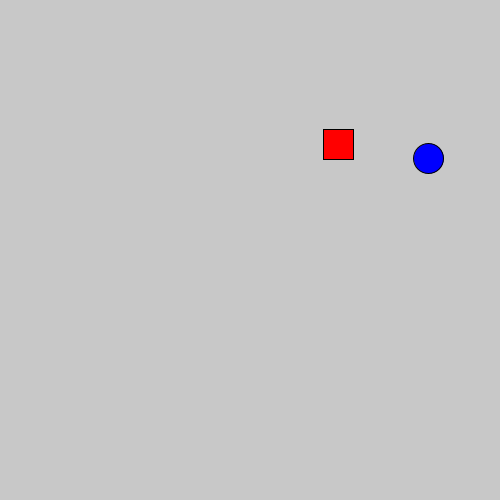
Frame 1 (no input)
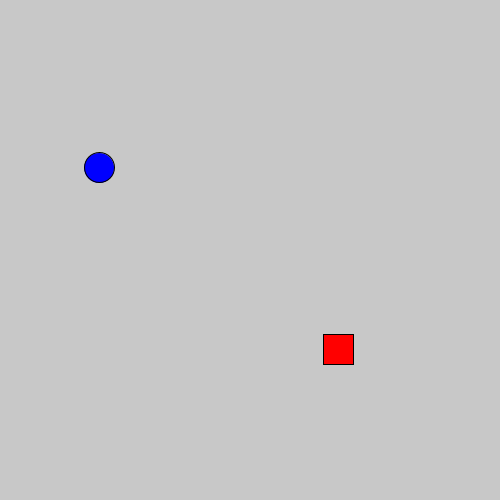
Frame 60 (the mouse pressed at the canvas centre just before this capture)
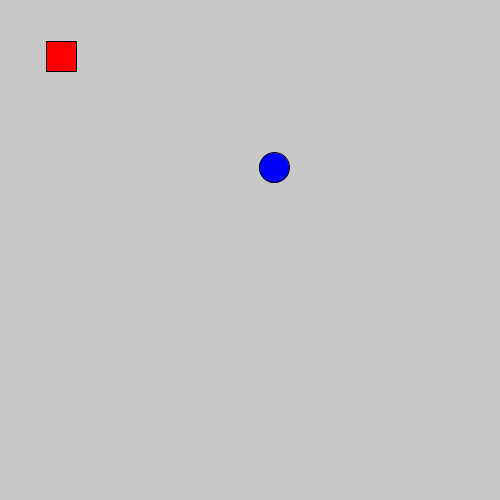
Frame 120 (the mouse held since frame 60 and released just before this capture)

The Processing sketch that drew these frames (run headless with seeded random() and noise(); from frame 60 on, the mouse is pressed at the canvas centre):

// Processing sketch: herenciaPOO
// ── herenciaPOO.pde
Principal p;
void setup() {
  size(500, 500);
  p = new Principal();
}
void draw() {
  background(200);
  p.dibujar();
}

// ── claseMover.pde
/* Movimiento es una clase creada como cualquier otra, solo que contiene
un método de comportamiento, no de dibujo*/

class Movimiento { // superClase
  float x, y, dx, dy; // ubicación y dirección
  boolean vert;
  
  Movimiento(float x, float y, boolean vert) {
    this.vert = vert;
    this.x = x;
    this.y = y;
    dx = random(2, 4);
    dy = random(3, 5);
  }
  void mover() { // asignamos comportamientos a las propiedades x e y
    if (x>width) {
      x = 0;
      y = random(height);
    }
    if (y >height) {
      y=0;
      x = random(width);
    }
    if (vert) {
      x += dx;
    } else {
      y += dy;
    }
  }
}

// ── clasePrincipal.pde
class Principal { /*Esta clase llama a Rect y Circulo, que adquieren el comportamiento
de la super Clase Moving*/
  Rect r;
  Circulo c;
  boolean dir;
  Principal() {
    r = new Rect(random(width), random(height), dir); // asignamos valores a los parámetros
    c = new Circulo(random(width), random(height), !dir);
  }
  void dibujar() {
    r.dibujar();
    c.dibujar();
  }
}

// ── clasesFormas.pde
class Rect extends Movimiento { /* sub Clase adquiere los metodos de la super Clase*/
  Rect(float x, float y, boolean vert) {
    super(x, y, vert);
  }
  void dibujar() {
    fill(255, 0, 0);
    rect(x, y, 30, 30);
    mover();
  }
}
class Circulo extends Movimiento { // sub Clase
  Circulo(float x, float y, boolean vert) {
    super(x, y, vert);
  }
  void dibujar() {
    fill(0, 0, 255);
    ellipse(x, y, 30, 30);
    mover();
  }
}
